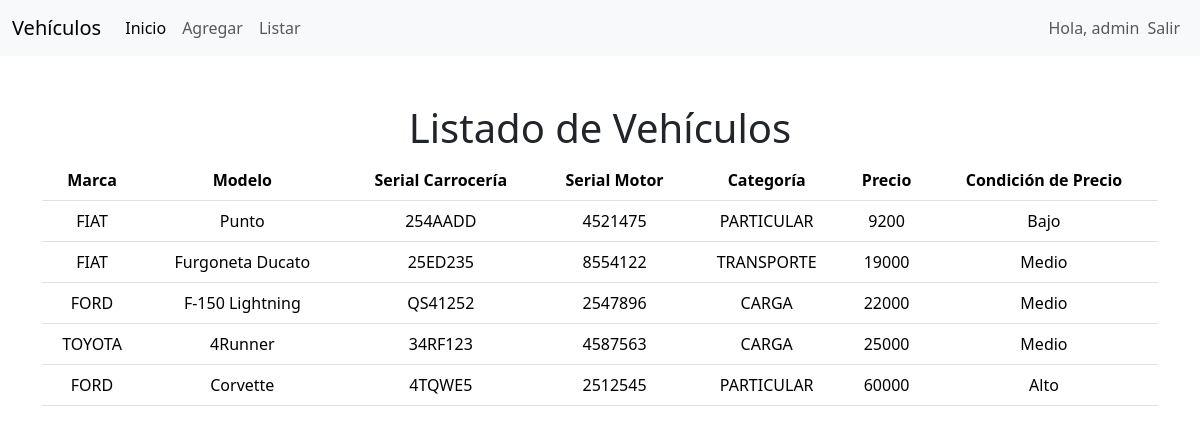
The page /vehiculo/list/ (signed in) on the database its author committed.
### vehiculo/models.py (models this page shows)
class Vehiculo(models.Model):
    id=models.AutoField(primary_key=True)
    marca=models.CharField(max_length=20, choices=MARCA_CHOICES, default=MARCA_CHOICES[2])
    modelo=models.CharField(max_length=100)
    serial_carroceria=models.CharField(max_length=50)
    serial_motor=models.CharField(max_length=50)
    categoria=models.CharField(max_length=20, choices=CATEGORIA_CHOICES, default=MARCA_CHOICES[0])
    precio=models.IntegerField()
    created=models.DateTimeField(auto_now_add=True)
    updated=models.DateTimeField(auto_now=True)
    class Meta:
        permissions = (("visualizar_catalogo","Visualizar Catalogo"),)

### vehiculo/views.py (the view)
# urls.py: path('vehiculo/list/', list_vehiculo, name="list_vehiculo"),
@login_required(login_url="/login/")
def list_vehiculo(request):
    datos_vehiculo=Vehiculo.objects.all()
    context={"datos_vehiculo":datos_vehiculo}
    return render(request, "vehiculo/list_vehiculo.html", context)

### vehiculo/templatetags/custom_tags.py (called while the page is built)
@register.filter
def has_perm(user, perm):
    return user.has_perm(perm)

### vehiculo/templates/vehiculo/list_vehiculo.html
{% extends 'vehiculo/base.html' %}
{% block contenido %}
<div class="container text-center py-5">
    <h1>Listado de Vehículos</h1>
    <table class="table">
        <thead class="thead-dark">
          <tr>
            <th scope="col">Marca</th>
            <th scope="col">Modelo</th>
            <th scope="col">Serial Carrocería</th>
            <th scope="col">Serial Motor</th>
            <th scope="col">Categoría</th>
            <th scope="col">Precio</th>
            <th scope="col">Condición de Precio</th>
          </tr>
        </thead>
        <tbody>
            {% for item in datos_vehiculo %}
            <tr>
                <td>{{ item.marca }}</td>
                <td>{{ item.modelo }}</td>
                <td>{{ item.serial_carroceria }}</td>
                <td>{{ item.serial_motor }}</td>
                <td>{{ item.categoria }}</td>
                <td>{{ item.precio }}</td>
                {% if item.precio >= 0 and item.precio <= 10000  %}<td>Bajo</td>
                {% elif item.precio >= 10001 and item.precio <= 30000  %}<td>Medio</td>
                {% elif item.precio > 30000 %}<td>Alto</td>
                {% endif %}
            </tr>
            {% endfor %}
        </tbody>
      </table>
</div>
{% endblock contenido %}

### vehiculo/templates/vehiculo/base.html (shortened to what this page needs)
<!DOCTYPE html>
<html lang="en">
<head>
    {% load bootstrap5 %}
    {% load custom_tags %}
    {% bootstrap_css %}
</head>
<body>
    <nav class="navbar navbar-expand-lg navbar-light bg-light">
        <div class="container-fluid">
          <a class="navbar-brand" href="#">Vehículos</a>
          <div class="collapse navbar-collapse" id="navbarNav">
            <ul class="navbar-nav">
              <li class="nav-item">
                <a class="nav-link active" aria-current="page" href="/">Inicio</a>
              </li>
              {% if user|has_perm:"vehiculo.add_vehiculo" %}
              <li class="nav-item">
                <a class="nav-link" href="/vehiculo/add/">Agregar</a>
              </li>
              {% endif %}
              <li class="nav-item">
                <a class="nav-link" href="/vehiculo/list/">Listar</a>
              </li>
            </ul>
            {% if user.is_authenticated %}
            <ul class="navbar-nav ms-auto">
              <span class="navbar-text">
                Hola, {{user}}
              </span>
              <li class="nav-item">
                <a class="nav-link" href="/logout/">Salir</a>
              </li>
            </ul>
            {% endif %}
          </div>
        </div>
      </nav>
      {% block contenido %}
      {% endblock contenido %}
</body>
</html>

### rows shown on the page
Vehiculo: marca "FIAT", modelo "Punto", serial_carroceria "254AADD", serial_motor "4521475", categoria "PARTICULAR", precio "9200", shows "Bajo"
Vehiculo: marca "FIAT", modelo "Furgoneta Ducato", serial_carroceria "25ED235", serial_motor "8554122", categoria "TRANSPORTE", precio "19000", shows "Medio"
Vehiculo: marca "FORD", modelo "F-150 Lightning", serial_carroceria "QS41252", serial_motor "2547896", categoria "CARGA", precio "22000", shows "Medio"
Vehiculo: marca "TOYOTA", modelo "4Runner", serial_carroceria "34RF123", serial_motor "4587563", categoria "CARGA", precio "25000", shows "Medio"
Vehiculo: marca "FORD", modelo "Corvette", serial_carroceria "4TQWE5", serial_motor "2512545", categoria "PARTICULAR", precio "60000", shows "Alto"

### other values the page prints
{{ user }} "admin"
